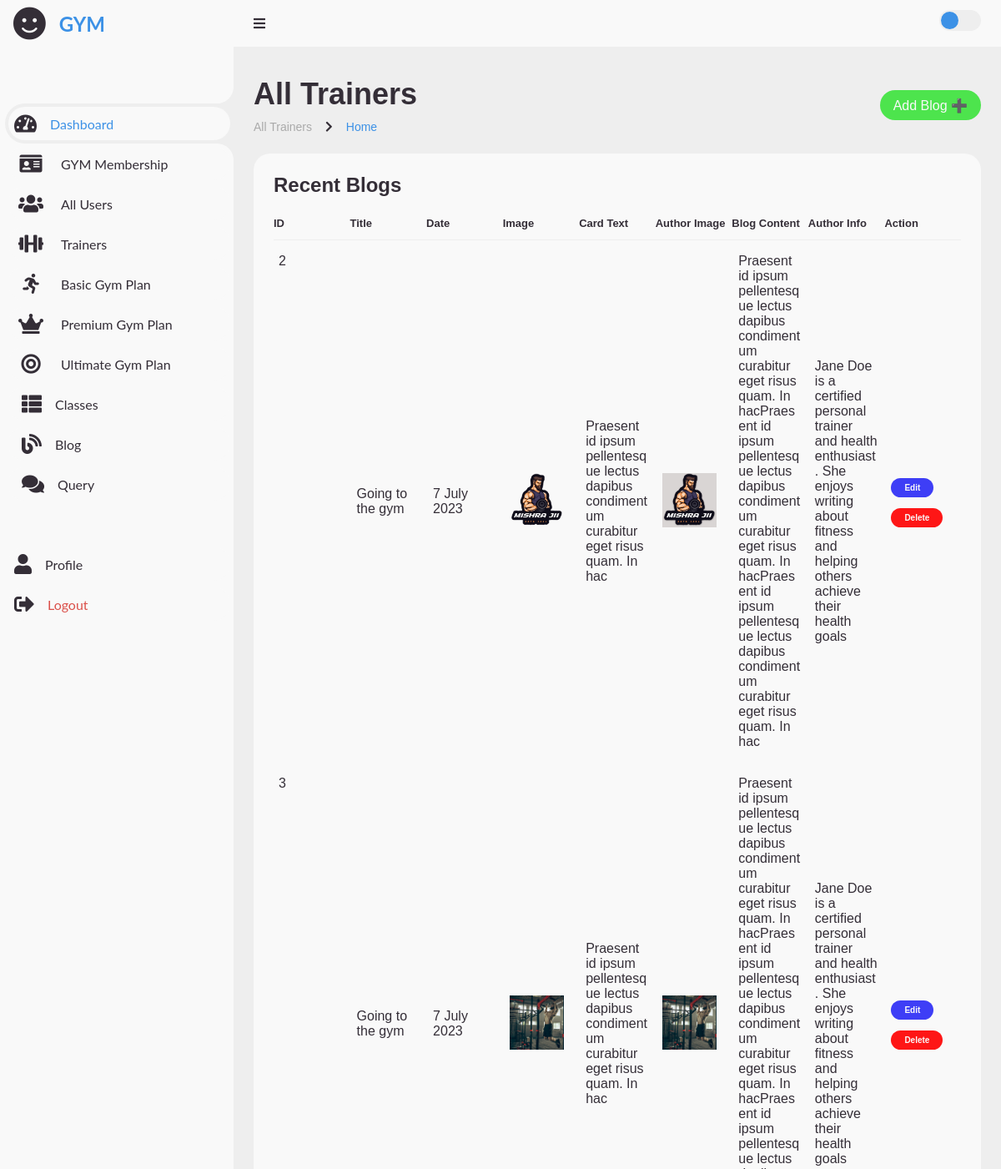
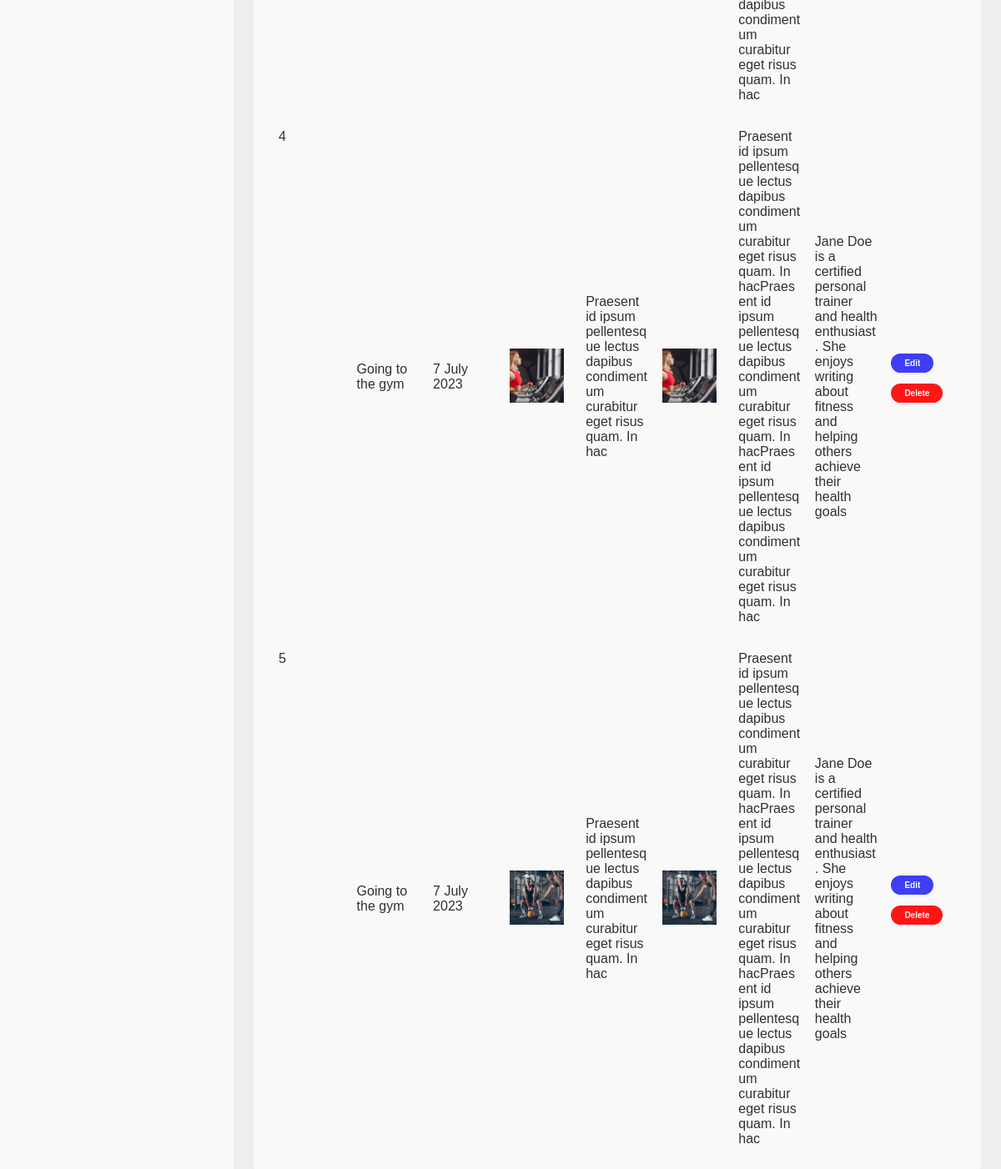
Screenshot of /admin/blog.php (signed in) with the database file from the repository (2 pictures, top to bottom).
### tables this page shows
CREATE TABLE `blogs` (
  `id` int(11) NOT NULL,
  `title` varchar(255) NOT NULL,
  `meta` varchar(255) NOT NULL,
  `image` varchar(255) NOT NULL,
  `card_text` text NOT NULL,
  `blog_content` text NOT NULL,
  `author_image` varchar(255) NOT NULL,
  `author_info` text NOT NULL
);

### admin/blog.php (the view, shortened to what this page needs)
<?php
include_once "../config/dbconnect.php";
?>
<?php include './shortcuts/admin_header.php'; ?>
<main>
  <div class="head-title">
    <div class="left">
      <h1>All Trainers</h1>
      <ul class="breadcrumb">
        <li><a href="#">All Trainers</a></li>
        <li><i class='fas fa-chevron-right'></i></li>
        <li><a class="active" href="admin_home.php">Home</a></li>
      </ul>
    </div>
    <a href="add_trainers_member.php" class="btn-download">
      <span class="text">Add Blog ➕</span>
    </a>
  </div>
  <div class="table-data">
    <div class="order">
      <div class="head">
        <h3>Recent Blogs</h3>
      </div>
      <table>
        <thead>
          <tr>
            <th>ID</th>
            <th>Title</th>
            <th>Date</th>
            <th>Image</th>
            <th>Card Text</th>
            <th>Author Image</th>
            <th>Blog Content</th>
            <th>Author Info</th>
            <th>Action</th>
          </tr>
        </thead>
        <tbody>
          <?php
          $query = "SELECT * FROM blogs";
          $query_run = mysqli_query($conn, $query);
          if (mysqli_num_rows($query_run) > 0) {
            foreach ($query_run as $row) {
          ?>
              <tr>
                <td><?php echo $row['id']; ?></td>
                <td><?= $row['title'] ?></td>
                <td><?= $row['meta'] ?></td>
                <td><?php echo '<img src="../admin/upload/' . $row['image'] . '" width="200px" height="200px" alt="image">' ?></td>
                <td><?= $row['card_text'] ?></td>
                <td><?php echo '<img src="../admin/upload/' . $row['author_image'] . '" width="200px" height="200px" alt="image">' ?></td>
                <td><?= $row['blog_content'] ?></td>
                <td><?= $row['author_info'] ?></td>
                <td>
                  <a href="edit_blog.php?id=<?= $row['id'] ?>" class="status btn-bg-color-edit">Edit</a><br><br>
                  <a href="delete_blog.php?id=<?= $row['id'] ?>" class="status btn-bg-color-delete" onclick="return confirm('Are you sure you want to delete this blog?');">Delete</a>
                </td>
              <?php
            }
          } else {
              ?>
              <tr>
                <td colspan="5">No records found</td>
              </tr>
            <?php
          }
            ?>
        </tbody>
      </table>
    </div>
  </div>
</main>
</section>
</body>
</html>
</body>
</html>

### admin/shortcuts/admin_header.php (shortened to what this page needs)
<!DOCTYPE html>
<html lang="en">
<head>
  <link rel="stylesheet" href="../assets/fontawesome/css/all.min.css">
  <link rel="stylesheet" href="./css/style.css">
</head>
<body>
  <section id="sidebar">
    <a href="#" class="brand">
      <i class='fas fa-smile size-big'></i>
      <span class="text">GYM</span>
    </a>
    <ul class="side-menu top">
      <li class="active">
        <a href="./admin_home.php">
          <i class='fas fa-tachometer-alt size-small'></i>
          <span class="text">Dashboard</span>
        </a>
      </li>
      <li>
        <a href="./admin_membership.php">
          <i class='fa fa-id-card size-small'></i>
          <span class="text">GYM Membership</span>
        </a>
      </li>
      <li>
        <a href="all_users.php">
          <i class="fa fa-users size-small"></i>
          <span class="text">All Users</span>
        </a>
      </li>
      <li>
        <a href="all_trainers.php">
          <i class="fa fa-dumbbell size-small"></i>
          <span class="text">Trainers</span>
        </a>
      </li>
      <li>
        <a href="basic_plan_display.php">
          <i class='fa fa-running size-small'></i>
          <span class="text">Basic Gym Plan</span>
        </a>
      </li>
      <li>
        <a href="premium_plan_display.php">
          <i class='fa fa-crown size-small'></i>
          <span class="text">Premium Gym Plan</span>
        </a>
      </li>
      <li>
        <a href="ultimate_plan_display.php">
          <i class='fa fa-bullseye size-small'></i>
          <span class="text">Ultimate Gym Plan</span>
        </a>
      </li>
      <li>
        <a href="classes.php">
          <i class="fas fa-th-list size-small" style="margin-left: 1rem;"></i>
          <span class="text">Classes</span>
        </a>
      </li>
      <li>
        <a href="blog.php">
          <i class="fas fa-blog size-small" style="margin-left: 1rem;"></i>
          <span class="text">Blog</span>
        </a>
      </li>
      <li>
        <a href="users_query.php">
          <i class="fas fa-comments size-small" style="margin-left: 1rem;"></i>
          <span class="text">Query</span>
        </a>
      </li>
    </ul>
    <ul class="side-menu">
      <li>
        <a href="admin_profile.php">
          <i class='fas fa-user size-small'></i>
          <span class="text">Profile</span>
        </a>
      </li>
      <li>
        <a href="logout.php" class="logout">
          <i class='fas fa-sign-out-alt size-small '></i>
          <span class="text">Logout</span>
        </a>
      </li>
    </ul>
  </section>
  <section id="content">
    <nav>
      <i class='fas fa-bars'></i>
      <div class="right-section">
        <label for="switch-mode" class="switch-mode"></label>
      </div>
    </nav>

### rows the page displays
blogs: id "2", title "Going to the gym", meta "7 July 2023", image (picture), card_text "Praesent id ipsum pellentesque lectus dapibus condimentum curabitur eget risus quam. In hac", author_image (picture), blog_content "Praesent id ipsum pellentesque lectus dapibus condimentum curabitur eget risus quam. In hacPraesent id ipsum pellentesque lectus dapibus condimentum curabitur eget risus quam. In hacPraesent id ipsum pellentesque lectus dapibus condimentum curabitur eget risus quam. In hac", author_info "Jane Doe is a certified personal trainer and health enthusiast. She enjoys writing about fitness and helping others achieve their health goals"
blogs: id "3", title "Going to the gym", meta "7 July 2023", image (picture), card_text "Praesent id ipsum pellentesque lectus dapibus condimentum curabitur eget risus quam. In hac", author_image (picture), blog_content "Praesent id ipsum pellentesque lectus dapibus condimentum curabitur eget risus quam. In hacPraesent id ipsum pellentesque lectus dapibus condimentum curabitur eget risus quam. In hacPraesent id ipsum pellentesque lectus dapibus condimentum curabitur eget risus quam. In hac", author_info "Jane Doe is a certified personal trainer and health enthusiast. She enjoys writing about fitness and helping others achieve their health goals"
blogs: id "4", title "Going to the gym", meta "7 July 2023", image (picture), card_text "Praesent id ipsum pellentesque lectus dapibus condimentum curabitur eget risus quam. In hac", author_image (picture), blog_content "Praesent id ipsum pellentesque lectus dapibus condimentum curabitur eget risus quam. In hacPraesent id ipsum pellentesque lectus dapibus condimentum curabitur eget risus quam. In hacPraesent id ipsum pellentesque lectus dapibus condimentum curabitur eget risus quam. In hac", author_info "Jane Doe is a certified personal trainer and health enthusiast. She enjoys writing about fitness and helping others achieve their health goals"
blogs: id "5", title "Going to the gym", meta "7 July 2023", image (picture), card_text "Praesent id ipsum pellentesque lectus dapibus condimentum curabitur eget risus quam. In hac", author_image (picture), blog_content "Praesent id ipsum pellentesque lectus dapibus condimentum curabitur eget risus quam. In hacPraesent id ipsum pellentesque lectus dapibus condimentum curabitur eget risus quam. In hacPraesent id ipsum pellentesque lectus dapibus condimentum curabitur eget risus quam. In hac", author_info "Jane Doe is a certified personal trainer and health enthusiast. She enjoys writing about fitness and helping others achieve their health goals"
